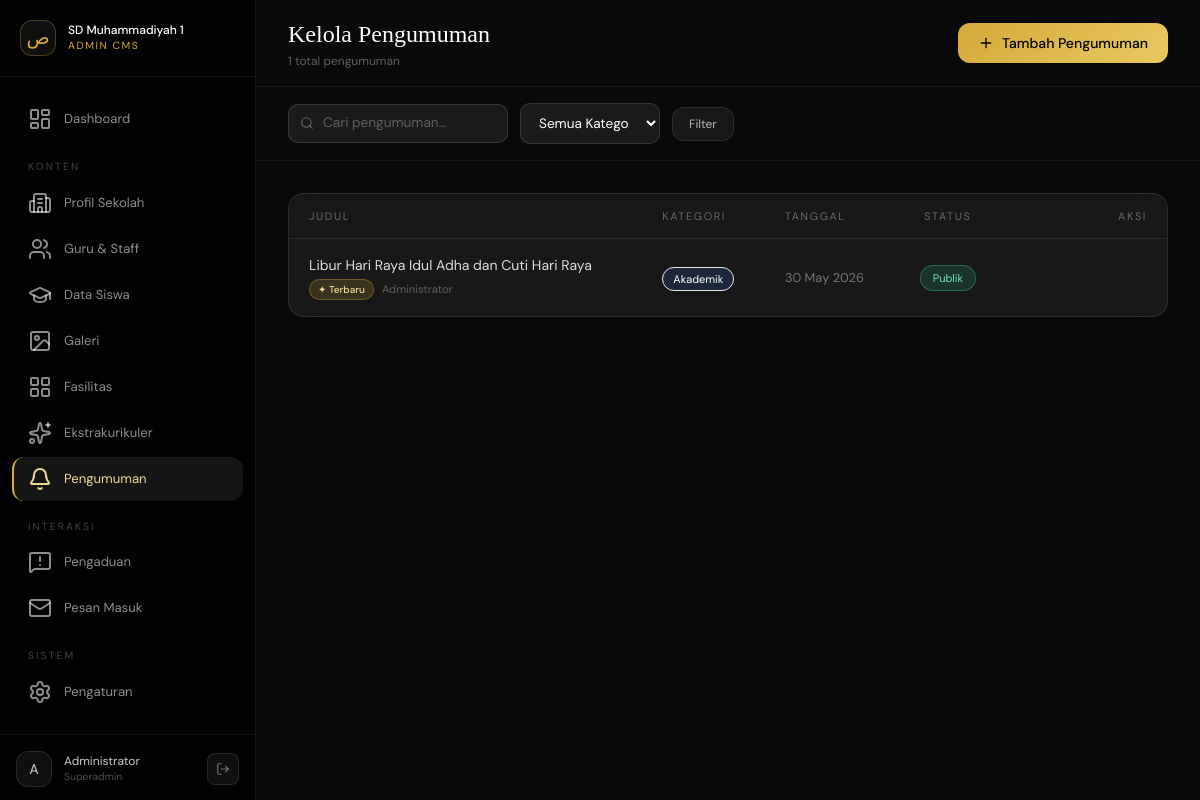
Screenshot of /admin/pages/announcements.php (signed in) with the database file from the repository.
### tables this page shows
CREATE TABLE `announcements`  (
  `id` int(10) UNSIGNED NOT NULL AUTO_INCREMENT,
  `title` varchar(255) NOT NULL,
  `slug` varchar(280) NOT NULL,
  `content` longtext NOT NULL,
  `category` enum('umum','akademik','kegiatan','penting') NULL DEFAULT 'umum',
  `thumbnail` varchar(255) NULL DEFAULT NULL,
  `author_id` int(10) UNSIGNED NULL DEFAULT NULL,
  `is_pinned` tinyint(1) NULL DEFAULT 0,
  `is_published` tinyint(1) NULL DEFAULT 1,
  `views` int(10) UNSIGNED NULL DEFAULT 0,
  `published_at` datetime(0) NULL DEFAULT current_timestamp(0),
  `created_at` timestamp(0) NOT NULL DEFAULT current_timestamp(0),
  `updated_at` timestamp(0) NOT NULL DEFAULT current_timestamp(0) ON UPDATE CURRENT_TIMESTAMP(0),
  PRIMARY KEY (`id`) USING BTREE,
  UNIQUE INDEX `slug`(`slug`) USING BTREE,
  INDEX `author_id`(`author_id`) USING BTREE,
  INDEX `idx_published`(`is_published`, `published_at`) USING BTREE,
  INDEX `idx_pinned`(`is_pinned`) USING BTREE,
  CONSTRAINT `announcements_ibfk_1` FOREIGN KEY (`author_id`) REFERENCES `admin_users` (`id`) ON DELETE SET NULL ON UPDATE RESTRICT
);

### includes/config.php (called while the page is built, shortened)
<?php
class Database {
    private static ?PDO $instance = null;
    public static function getInstance(): PDO {
        if (self::$instance === null) {
            $dsn = sprintf('mysql:host=%s;port=%s;dbname=%s;charset=%s',
                DB_HOST, DB_PORT, DB_NAME, DB_CHARSET);
            try {
                self::$instance = new PDO($dsn, DB_USER, DB_PASS, [
                    PDO::ATTR_ERRMODE            => PDO::ERRMODE_EXCEPTION,
                    PDO::ATTR_DEFAULT_FETCH_MODE => PDO::FETCH_ASSOC,
                    PDO::ATTR_EMULATE_PREPARES   => false,
                    PDO::MYSQL_ATTR_INIT_COMMAND => "SET NAMES utf8mb4 COLLATE utf8mb4_unicode_ci",
                ]);
            } catch (PDOException $e) {
                if (APP_ENV === 'development') {
                    die('<pre style="color:red">DB Error: ' . $e->getMessage() . '</pre>');
                }
                die('Service temporarily unavailable. Please try again later.');
            }
        }
        return self::$instance;
    }
}
function db(): PDO { return Database::getInstance(); }
function e(string $str): string {
    return htmlspecialchars($str, ENT_QUOTES | ENT_HTML5, 'UTF-8');
}
function isNew(string $datetime, int $days = 7): bool {
    return (time() - strtotime($datetime)) < ($days * 86400);
}

### admin/pages/announcements.php (the view, shortened to what this page needs)
<?php
$page     = max(1, (int)($_GET['p'] ?? 1));
$perPage  = 12;
$search   = trim($_GET['q'] ?? '');
$offset   = ($page - 1) * $perPage;
$where  = '1=1';
$params = [];
try {
    $countStmt = db()->prepare("SELECT COUNT(*) FROM announcements WHERE $where");
    $countStmt->execute($params);
    $total     = (int)$countStmt->fetchColumn();
    $listStmt  = db()->prepare(
        "SELECT a.*, u.full_name as author_name
         FROM announcements a
         LEFT JOIN admin_users u ON a.author_id = u.id
         WHERE $where ORDER BY a.is_pinned DESC, a.published_at DESC
         LIMIT $perPage OFFSET $offset"
    );
    $listStmt->execute($params);
    $announcements = $listStmt->fetchAll();
} catch (Exception $e) {
    $announcements = []; $total = 0; $totalPages = 1;
}
?>
<!DOCTYPE html>
<html lang="id">
<head>
  <script src="https://cdn.tailwindcss.com"></script>
  <link href="https://cdn.quilljs.com/1.3.7/quill.snow.css" rel="stylesheet">
</head>
<body>
<div class="flex h-screen overflow-hidden">
<aside class="w-64 flex-shrink-0 flex flex-col border-r border-white/[0.07] overflow-y-auto" style="background:rgba(0,0,0,0.8)">
  <div class="px-5 py-5 border-b border-white/[0.07]">
    <div class="flex items-center gap-3">
      <div class="w-9 h-9 rounded-xl glass flex items-center justify-center" style="border-color:rgba(212,170,58,.3)">
        <span style="color:#d4aa3a;font-family:'Cormorant Garamond',serif;font-size:1.2rem">ص</span>
      </div>
      <div>
        <div class="text-white text-xs font-medium">SD Muhammadiyah 1</div>
        <div style="color:#d4aa3a;font-size:.65rem;letter-spacing:.15em;text-transform:uppercase">Admin CMS</div>
      </div>
    </div>
  </div>
  <nav class="flex-1 px-3 py-5 space-y-0.5">
    <a href="../index.php"          class="sidebar-link"><i data-lucide="layout-dashboard"></i> Dashboard</a>
    <div class="px-4 pt-4 pb-1" style="font-size:.65rem;letter-spacing:.2em;text-transform:uppercase;color:rgba(255,255,255,.25)">Konten</div>
    <a href="profile.php"           class="sidebar-link"><i data-lucide="building-2"></i> Profil Sekolah</a>
    <a href="teachers.php"          class="sidebar-link"><i data-lucide="users"></i> Guru &amp; Staff</a>
    <a href="students.php"          class="sidebar-link"><i data-lucide="graduation-cap"></i> Data Siswa</a>
    <a href="gallery.php"           class="sidebar-link"><i data-lucide="image"></i> Galeri</a>
    <a href="facilities.php"        class="sidebar-link"><i data-lucide="layout-grid"></i> Fasilitas</a>
    <a href="ekskul.php"            class="sidebar-link"><i data-lucide="sparkles"></i> Ekstrakurikuler</a>
    <a href="announcements.php"     class="sidebar-link active"><i data-lucide="bell"></i> Pengumuman</a>
    <div class="px-4 pt-4 pb-1" style="font-size:.65rem;letter-spacing:.2em;text-transform:uppercase;color:rgba(255,255,255,.25)">Interaksi</div>
    <a href="complaints.php"        class="sidebar-link"><i data-lucide="message-square-warning"></i> Pengaduan</a>
    <a href="messages.php"          class="sidebar-link"><i data-lucide="mail"></i> Pesan Masuk</a>
    <div class="px-4 pt-4 pb-1" style="font-size:.65rem;letter-spacing:.2em;text-transform:uppercase;color:rgba(255,255,255,.25)">Sistem</div>
    <a href="settings.php"          class="sidebar-link"><i data-lucide="settings"></i> Pengaturan</a>
  </nav>
  <div class="px-4 py-4 border-t border-white/[0.07]">
    <div class="flex items-center gap-3">
      <div class="w-9 h-9 rounded-xl glass flex items-center justify-center text-sm font-medium text-white/70">
        <?= strtoupper(substr($_SESSION['admin_name'],0,1)) ?>
      </div>
      <div class="flex-1 min-w-0">
        <div class="text-xs text-white/80 truncate"><?= e($_SESSION['admin_name']) ?></div>
        <div style="font-size:.65rem;color:rgba(255,255,255,.3);text-transform:capitalize"><?= e($_SESSION['admin_role']) ?></div>
      </div>
      <a href="../logout.php" class="w-8 h-8 rounded-lg glass flex items-center justify-center hover:bg-red-500/20 transition-all">
        <i data-lucide="log-out" style="width:14px;height:14px;color:rgba(255,255,255,.4)"></i>
      </a>
    </div>
  </div>
</aside>
<main class="flex-1 flex flex-col overflow-hidden">
  <div class="px-8 py-4 border-b border-white/[0.07] flex items-center justify-between flex-shrink-0"
       style="background:rgba(10,10,10,.9);backdrop-filter:blur(16px)">
    <div>
      <h1 style="font-family:'Cormorant Garamond',serif;font-size:1.5rem;font-weight:300">Kelola Pengumuman</h1>
      <p style="font-size:.75rem;color:rgba(255,255,255,.35)"><?= $total ?> total pengumuman</p>
    </div>
    <button onclick="openModal()"
            class="flex items-center gap-2 px-5 py-2.5 rounded-xl font-medium text-sm text-black transition-all hover:scale-105"
            style="background:linear-gradient(135deg,#d4aa3a,#e8c860)">
      <i data-lucide="plus" style="width:16px;height:16px"></i> Tambah Pengumuman
    </button>
  </div>
  <div class="px-8 py-4 border-b border-white/[0.06] flex flex-wrap items-center gap-3 flex-shrink-0" style="background:rgba(10,10,10,.5)">
    <form method="GET" class="flex items-center gap-3 flex-wrap flex-1">
      <div class="relative">
        <i data-lucide="search" class="absolute left-3 top-1/2 -translate-y-1/2 pointer-events-none" style="width:14px;height:14px;color:rgba(255,255,255,.3)"></i>
        <input type="text" name="q" value="<?= e($search) ?>" placeholder="Cari pengumuman…"
               class="input-g pl-9" style="width:220px;padding:8px 12px 8px 34px">
      </div>
      <select name="cat" class="input-g" style="width:140px">
        <option value="">Semua Kategori</option>
      </select>
      <button type="submit" class="px-4 py-2 glass rounded-xl text-xs text-white/70 hover:text-white hover:bg-white/10 transition-all">Filter</button>
    </form>
  </div>
  <div class="flex-1 overflow-y-auto p-8">
    <?php if (empty($announcements)): ?>
    <div class="glass rounded-3xl p-16 text-center">
      <i data-lucide="bell-off" style="width:40px;height:40px;color:rgba(255,255,255,.2);margin:0 auto 12px"></i>
      <p style="color:rgba(255,255,255,.3);font-size:.9rem">Belum ada pengumuman<?= $search ? " untuk pencarian \"$search\"" : '' ?>.</p>
      <button onclick="openModal()" class="mt-4 px-5 py-2 rounded-xl text-sm text-black font-medium" style="background:#d4aa3a">+ Tambah Pertama</button>
    </div>
    <?php else: ?>
    <div class="glass rounded-2xl overflow-hidden">
      <table class="w-full">
        <thead>
          <tr style="border-bottom:1px solid rgba(255,255,255,.08)">
            <th class="px-5 py-3.5 text-left" style="font-size:.68rem;letter-spacing:.15em;text-transform:uppercase;color:rgba(255,255,255,.35);font-weight:400">Judul</th>
            <th class="px-5 py-3.5 text-left hidden md:table-cell" style="font-size:.68rem;letter-spacing:.15em;text-transform:uppercase;color:rgba(255,255,255,.35);font-weight:400">Kategori</th>
            <th class="px-5 py-3.5 text-left hidden lg:table-cell" style="font-size:.68rem;letter-spacing:.15em;text-transform:uppercase;color:rgba(255,255,255,.35);font-weight:400">Tanggal</th>
            <th class="px-5 py-3.5 text-center" style="font-size:.68rem;letter-spacing:.15em;text-transform:uppercase;color:rgba(255,255,255,.35);font-weight:400">Status</th>
            <th class="px-5 py-3.5 text-right" style="font-size:.68rem;letter-spacing:.15em;text-transform:uppercase;color:rgba(255,255,255,.35);font-weight:400">Aksi</th>
          </tr>
        </thead>
        <tbody class="divide-y divide-white/[0.05]">
          <?php foreach ($announcements as $ann):
            $isNew = isNew($ann['published_at']);
            $catColor = match($ann['category']) {
              'penting'  => 'rgba(239,68,68,.15) border-red-500/30 text-red-300',
              'akademik' => 'rgba(59,130,246,.15) border-blue-500/30 text-blue-300',
              'kegiatan' => 'rgba(52,211,153,.15) border-green-500/30 text-green-300',
              default    => 'rgba(255,255,255,.06) border-white/15 text-white/40',
            };
          ?>
          <tr class="group hover:bg-white/[0.03] transition-colors">
            <td class="px-5 py-4">
              <div class="flex items-center gap-3">
                <div>
                  <div class="text-sm text-white/85 line-clamp-1 max-w-xs"><?= e($ann['title']) ?></div>
                  <div class="flex items-center gap-2 mt-1">
                    <?php if ($isNew): ?>
                    <span class="badge-new text-[10px] px-2 py-0.5 rounded-full font-medium">✦ Terbaru</span>
                    <?php endif; ?>
                    <span style="font-size:.7rem;color:rgba(255,255,255,.3)"><?= e($ann['author_name'] ?? 'Admin') ?></span>
                  </div>
                </div>
              </div>
            </td>
            <td class="px-5 py-4 hidden md:table-cell">
              <span class="text-[11px] px-2.5 py-1 rounded-full border" style="background:<?= explode(' ',$catColor)[0] ?>">
                <?= ucfirst(e($ann['category'])) ?>
              </span>
            </td>
            <td class="px-5 py-4 hidden lg:table-cell" style="font-size:.8rem;color:rgba(255,255,255,.4)">
              <?= date('d M Y', strtotime($ann['published_at'])) ?>
            </td>
            <td class="px-5 py-4 text-center">
              <button onclick="togglePublish(<?= $ann['id'] ?>, this)"
                      class="toggle-btn text-[11px] px-3 py-1 rounded-full border transition-all hover:scale-105"
                      data-status="<?= $ann['is_published'] ?>"
                      style="<?= $ann['is_published']
                        ? 'background:rgba(52,211,153,.15);border-color:rgba(52,211,153,.35);color:#6ee7b7'
                        : 'background:rgba(255,255,255,.06);border-color:rgba(255,255,255,.15);color:rgba(255,255,255,.4)' ?>">
                <?= $ann['is_published'] ? 'Publik' : 'Draft' ?>
              </button>
            </td>
            <td class="px-5 py-4">
            </td>
          </tr>
          <?php endforeach; ?>
        </tbody>
      </table>
    </div>
    <?php endif; ?>
  </div>
</main>
</div>
</body>
</html>

### admin/pages/announcements.php (style rules this page uses)
body { font-family:'DM Sans',sans-serif;background:#0a0a0a;color:#fff }
.glass { background:rgba(255,255,255,.06);backdrop-filter:blur(16px);-webkit-backdrop-filter:blur(16px);border:1px solid rgba(255,255,255,.1) }
.sidebar-link { display:flex;align-items:center;gap:12px;padding:10px 16px;border-radius:12px;font-size:.82rem;color:rgba(255,255,255,.55);transition:all .2s;text-decoration:none }
.sidebar-link:hover,.sidebar-link.active { background:rgba(255,255,255,.08);color:#fff }
.sidebar-link.active { border-left:2px solid #d4aa3a;padding-left:14px;color:#f0d898 }
.input-g { background:rgba(255,255,255,.07);border:1px solid rgba(255,255,255,.12);color:#fff;border-radius:10px;padding:10px 14px;font-size:.85rem;width:100%;transition:all .25s;font-family:'DM Sans',sans-serif }
.input-g::placeholder { color:rgba(255,255,255,.3) }
.input-g option { background:#1a1a1a;color:#fff }
.badge-new { background:rgba(212,170,58,.18);color:#f0d898;border:1px solid rgba(212,170,58,.35);animation:pulse 2.5s infinite }

### rows the page displays
announcements: title "Libur Hari Raya Idul Adha dan Cuti Hari Raya", shows "✦ Terbaru", author.full_name "Administrator", category "Akademik", published_at "30 May 2026", is_published "Publik"

### other values shown
substr($_SESSION['admin_name'],0,1) "A"
$_SESSION['admin_name'] "Administrator"
$_SESSION['admin_role'] "Superadmin"
$total "1"
